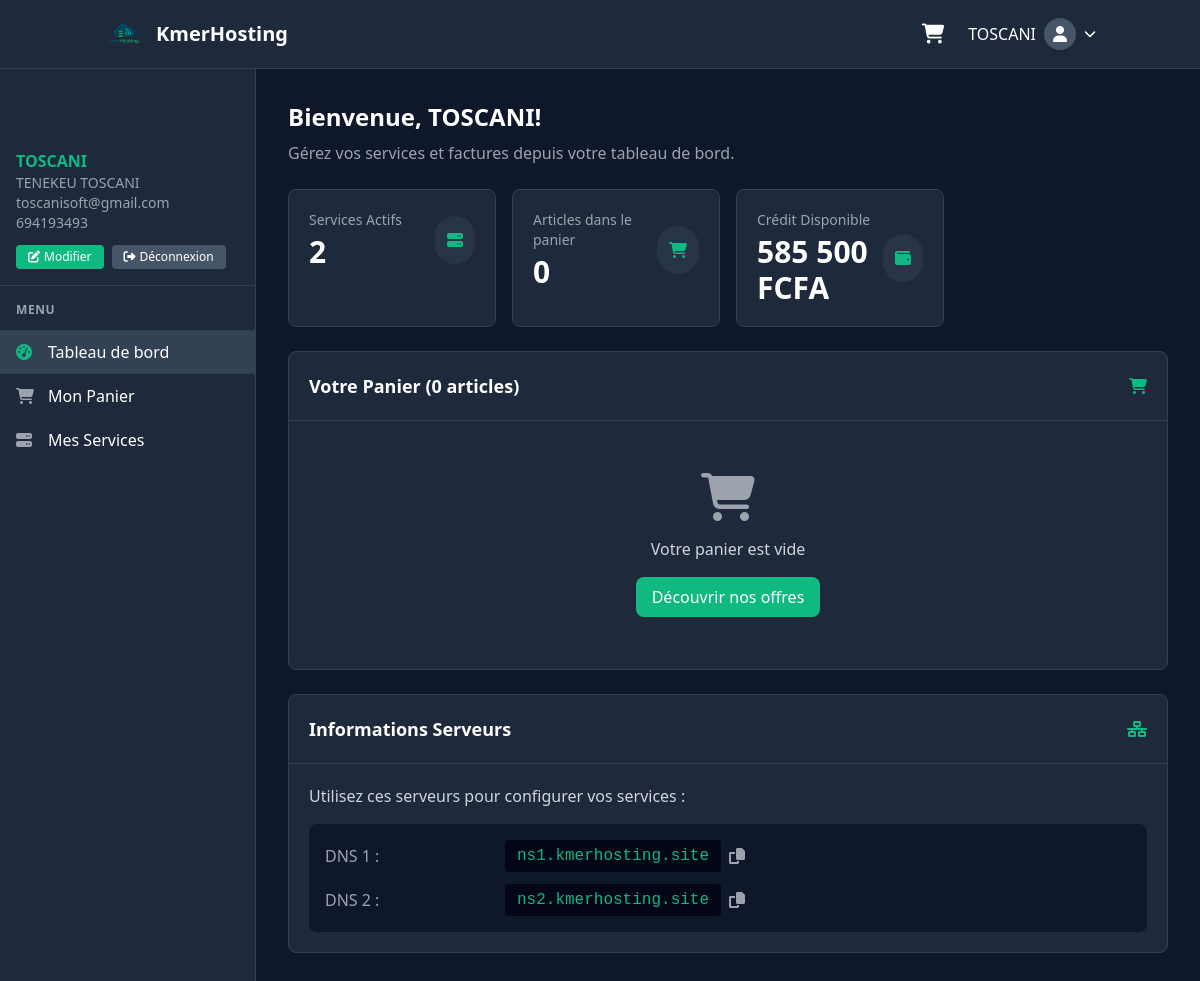
Before: /customers/dashboard.php (signed in) with the older database file.
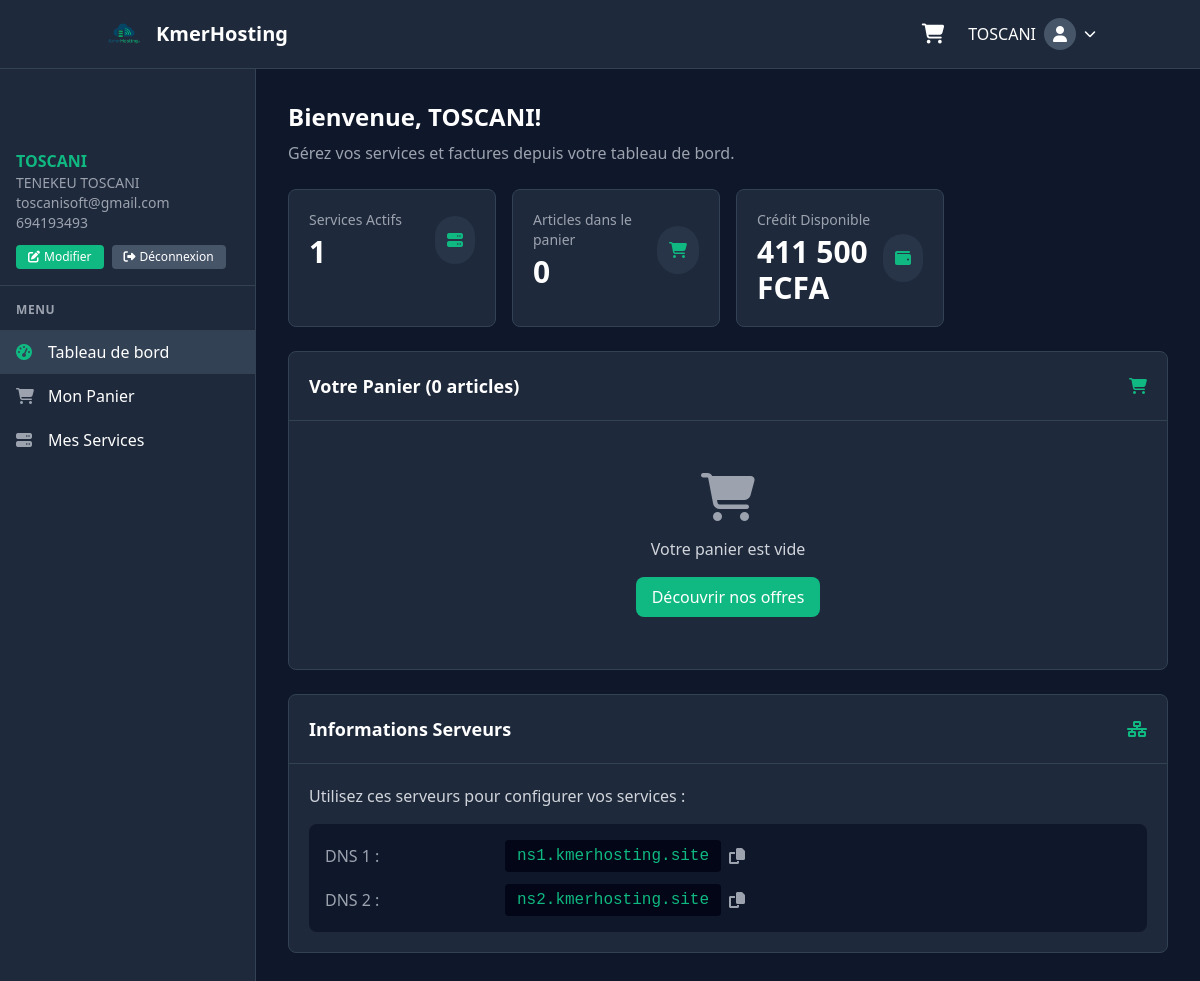
After: the same page with the newer database file.
### tables this page shows
CREATE TABLE IF NOT EXISTS `credit` (
  `id` int(11) NOT NULL AUTO_INCREMENT,
  `user_id` int(11) NOT NULL,
  `amount` decimal(10,2) NOT NULL DEFAULT '500.00',
  `last_updated` timestamp NOT NULL DEFAULT CURRENT_TIMESTAMP ON UPDATE CURRENT_TIMESTAMP,
  PRIMARY KEY (`id`),
  UNIQUE KEY `user_id` (`user_id`)
);

### backend/functions.php (called while the page is built, shortened)
<?php
require_once __DIR__ . '/config/db.php';
function getUserCredit($user_id) {
    global $conn;
    $sql = "SELECT amount FROM credit WHERE user_id = ?";
    $stmt = $conn->prepare($sql);
    $stmt->bind_param("i", $user_id);
    $stmt->execute();
    $result = $stmt->get_result();
    $row = $result->fetch_assoc();
    return floatval($row['amount']);
}
function getCurrentUser() {
    global $conn;
    $user_id = $_SESSION['user_id'];
    $stmt = $conn->prepare("SELECT * FROM users WHERE id = ?");
    $stmt->bind_param("i", $user_id);
    $stmt->execute();
    $result = $stmt->get_result();
    if ($result->num_rows > 0) {
        return $result->fetch_assoc();
    }
    return null;
}
function getCartItemCount($user_id) {
    global $conn;
    $sql = "SELECT COUNT(*) FROM cart WHERE user_id = ?";
    $stmt = $conn->prepare($sql);
    $stmt->bind_param("i", $user_id);
    $stmt->execute();
    $result = $stmt->get_result();
    $row = $result->fetch_row();
    return (int)$row[0];
}
function getUserServices($user_id) {
    global $conn;
    $sql = "SELECT us.*,
        CASE
            WHEN us.service_type = 'hosting' THEN hp.name
            WHEN us.service_type = 'wordpress' THEN wp.name
            WHEN us.service_type = 'ssl' THEN sp.name
            WHEN us.service_type = 'domain' THEN CONCAT('Domaine: ', us.domain_name)
            ELSE 'Service inconnu'
        END as service_name
        FROM user_services us
        LEFT JOIN hosting_packages hp ON us.service_type = 'hosting' AND us.service_id = hp.id
        LEFT JOIN wordpress_packages wp ON us.service_type = 'wordpress' AND us.service_id = wp.id
        LEFT JOIN ssl_packages sp ON us.service_type = 'ssl' AND us.service_id = sp.id
        WHERE us.user_id = ?
        ORDER BY us.expiry_date ASC";
    $stmt = $conn->prepare($sql);
    $stmt->bind_param("i", $user_id);
    $stmt->execute();
    $result = $stmt->get_result();
    $services = [];
    while ($row = $result->fetch_assoc()) {
        $services[] = $row;
    }
    return $services;
}
?>

### customers/dashboard.php (the view, shortened to what the changed rows need)
<?php
require_once '../backend/functions.php';
$currentUser = getCurrentUser();
$user_id = $_SESSION['user_id'];
$cartCount = getCartItemCount($user_id);
$userServices = getUserServices($user_id);
$userCredit = getUserCredit($user_id);
?>
<!DOCTYPE html>
<html lang="fr">
<head>
    <script src="https://cdn.tailwindcss.com"></script>
    <link rel="stylesheet" href="https://cdnjs.cloudflare.com/ajax/libs/font-awesome/6.4.0/css/all.min.css">
</head>
<body class="bg-dark-900 text-white">
    <div class="flex">
        <main class="flex-1 p-4 lg:p-8 pt-4 pb-8 overflow-x-hidden">
            <div class="max-w-7xl mx-auto">
                <div class="mb-6">
                    <h1 class="text-2xl font-bold text-white mb-2">Bienvenue, <?php echo htmlspecialchars($currentUser['username']); ?>!</h1>
                </div>
                <div class="grid grid-cols-1 sm:grid-cols-2 lg:grid-cols-4 gap-4 mb-6">
                    <div class="bg-dark-800 rounded-lg p-5 border border-dark-700 hover:border-kmergreen transition-colors">
                        <div class="flex items-center justify-between">
                            <div>
                                <p class="text-gray-400 text-sm">Services Actifs</p>
                                <h3 class="text-3xl font-bold text-white mt-1"><?php echo count($userServices); ?></h3>
                            </div>
                        </div>
                    </div>
                    <div class="bg-dark-800 rounded-lg p-5 border border-dark-700 hover:border-kmergreen transition-colors">
                        <div class="flex items-center justify-between">
                            <div>
                                <p class="text-gray-400 text-sm">Crédit Disponible</p>
                                <h3 class="text-3xl font-bold text-white mt-1"><?php echo number_format($userCredit, 0, ',', ' '); ?> FCFA</h3>
                            </div>
                        </div>
                    </div>
                </div>
                <div class="bg-dark-800 rounded-lg border border-dark-700 mb-6">
                    <div class="p-5 border-b border-dark-700 flex justify-between items-center">
                        <h2 class="text-lg font-semibold text-white">Votre Panier (<?php echo $cartCount; ?> articles)</h2>
                    </div>
                </div>
                <div class="bg-dark-800 rounded-lg border border-dark-700 mb-6">
                    <div class="p-5 border-b border-dark-700 flex justify-between items-center">
                        <h2 class="text-lg font-semibold text-white">Informations Serveurs</h2>
                    </div>
                </div>
            </div>
        </main>
    </div>
</body>
</html>

Changed rows visible on the page:
changed credit: amount "585 500" → "411 500"
Other visible differences:
count($userServices): "2" → "1"
